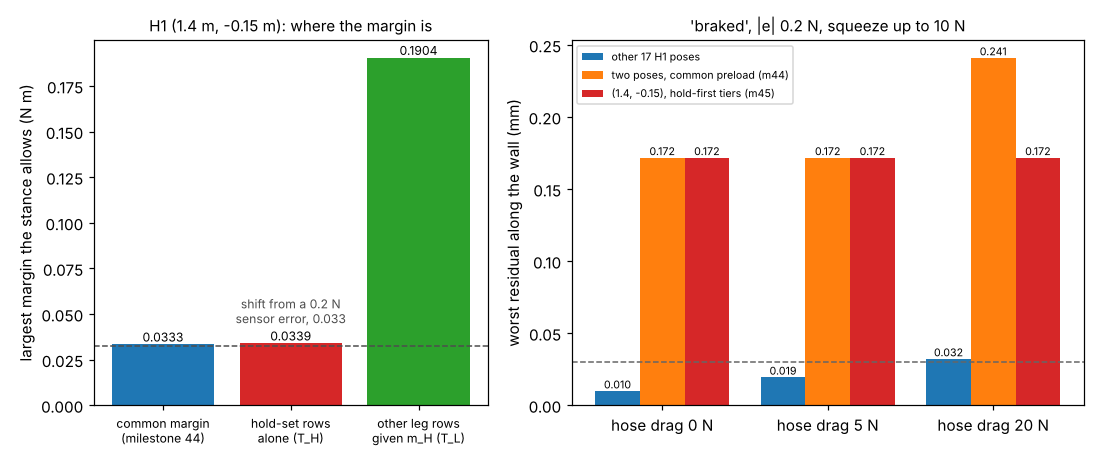

Generate this figure with Python:
"""Figure for milestone 45: python experiments/m45_tiered/figure.py (reads results.json and m44's)."""
import json
import os

import matplotlib
matplotlib.use("Agg")
import matplotlib.pyplot as plt  # noqa: E402
import numpy as np  # noqa: E402

HERE = os.path.dirname(os.path.abspath(__file__))
R = json.load(open(os.path.join(HERE, "results.json")))
R44 = json.load(open(os.path.join(HERE, "..", "m44_legpreload", "results.json")))
A = {tuple(a["pose"]): a for a in R["A"]}
a = A[(1.4, -0.15)]
fig, (ax1, ax2) = plt.subplots(1, 2, figsize=(10, 4.2), gridspec_kw={"width_ratios": [1, 1.3]})
labels = ["common margin\n(milestone 44)", "hold-set rows\nalone (T_H)", "other leg rows\ngiven m_H (T_L)"]
vals = [a["t_min"], a["T_H"], a["T_L"]]
ax1.bar(range(3), vals, color=["C0", "C3", "C2"])
for i, v in enumerate(vals):
    ax1.text(i, v, f"{v:.4f}", ha="center", va="bottom", fontsize=8)
ax1.axhline(0.0326, color="0.3", ls="--", lw=1)
ax1.text(1, 0.045, "shift from a 0.2 N\nsensor error, 0.033", ha="center", fontsize=8, color="0.3")
ax1.set_xticks(range(3), labels, fontsize=8)
ax1.set_ylabel("largest margin the stance allows (N m)")
ax1.set_title("H1 (1.4 m, -0.15 m): where the margin is", fontsize=10)
D = sorted(R["D"], key=lambda x: x["H"])
D44 = sorted(R44["D"], key=lambda x: x["H"])
H = [x["H"] for x in D]
k = str([1.4, -0.15])
t45 = [x["worst"][k]["y"] for x in D]
t44 = [x["worst"]["two"]["y"] for x in D44]
oth = [x["worst"]["other"]["y"] for x in D]
x = np.arange(len(H))
w = 0.27
for off, ys, c, lab in ((-w, oth, "C0", "other 17 H1 poses"), (0, t44, "C1", "two poses, common preload (m44)"),
                        (w, t45, "C3", "(1.4, -0.15), hold-first tiers (m45)")):
    ax2.bar(x + off, ys, w, color=c, label=lab)
    for i, v in enumerate(ys):
        ax2.text(x[i] + off, v, f"{v:.3f}", ha="center", va="bottom", fontsize=7)
ax2.axhline(0.03, color="0.4", ls="--", lw=1)
ax2.set_xticks(x, [f"hose drag {h:g} N" for h in H])
ax2.set_ylabel("worst residual along the wall (mm)")
ax2.set_title("'braked', |e| 0.2 N, squeeze up to 10 N", fontsize=10)
ax2.legend(fontsize=7, loc="upper left")
fig.tight_layout()
fig.savefig(os.path.join(HERE, "figure.png"), dpi=110)
print("wrote figure.png")
